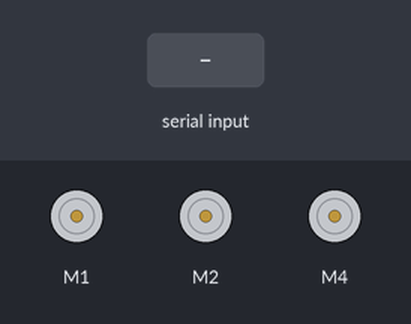
Recording of a sketch running on a simulated Arduino Uno, built with avr-gcc and run on an emulated ATmega328P. On the bench: 3 × DC motor (green arrow = forward, orange = backward, longer = faster). The test bench sets the inputs (shaded band).

Above: at 1.2 s.
1.3 s: "f\n" received over Serial
At 2.3 s:
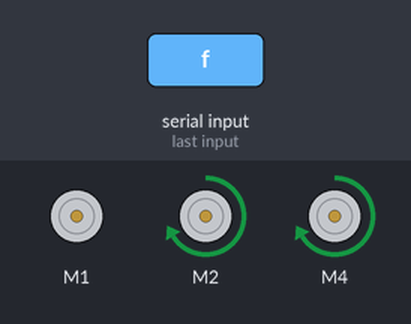
2.8 s: "b\n" received over Serial
At 3.4 s:
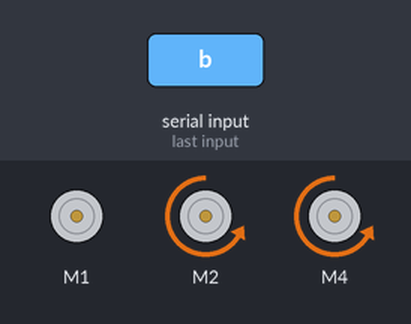
4.3 s: "r\n" received over Serial
At 4.6 s:
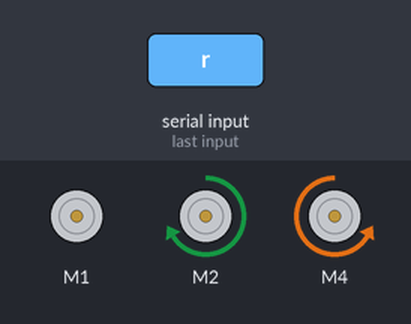
5.8 s: "hu\n" received over Serial
At 6.9 s:
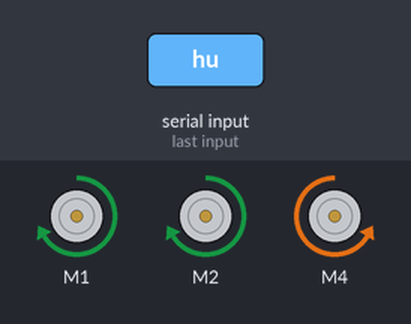
7.3 s: "l\n" received over Serial
At 8.1 s:
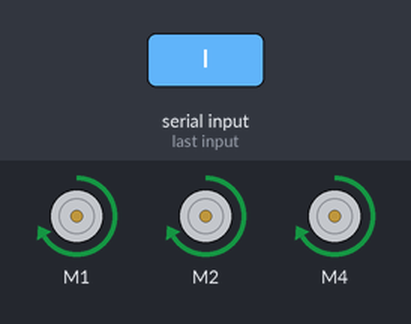
8.8 s: "hd\n" received over Serial
At 9.2 s:
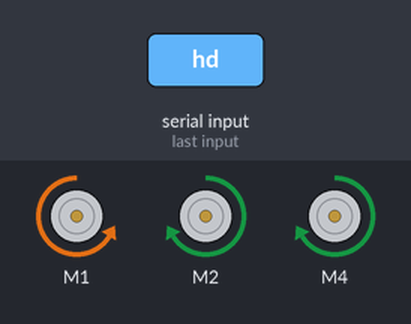
Timing chart, 0 to 11.3 s (numbered marks = the images above; inputs shaded):
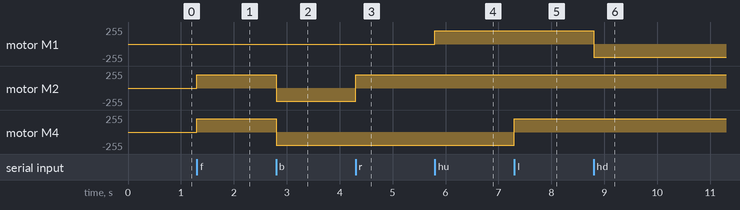

Measured:
- after the input at 1.3 s, motor M2, motor M4: stopped → forward 200/255 at once
- after the input at 2.8 s, motor M2, motor M4: forward 200/255 → backward 200/255 at once
- after the input at 4.3 s, motor M2: backward 200/255 → forward 200/255 at once
- after the input at 5.8 s, motor M1: stopped → forward 200/255 at once
- after the input at 7.3 s, motor M4: backward 200/255 → forward 200/255 at once
- after the input at 8.8 s, motor M1: forward 200/255 → backward 200/255 at once

The sketch:

Forklift.pde
```cpp
// (licence header left out)
#include <AFMotor.h>

#define BUFFERSIZE 256

// ** GENERAL SETTINGS ** - General preference settings
const boolean DEBUGGING = false; // Whether debugging output over serial is on by defauly (can be flipped with 'h' command)
const int ledPin = 13; // LED turns on while running servos
AF_DCMotor lift(1, MOTOR12_1KHZ);
AF_DCMotor left(2, MOTOR12_1KHZ);
AF_DCMotor right(4, MOTOR12_1KHZ);
int motorSpeed = 200; // Default motorSpeed setting. Use a range from 100-255

// No config required for these parameters
char inBytes[BUFFERSIZE]; //Buffer for serial in messages
int serialIndex = 0;
int serialAvail = 0;

void setup() {
  Serial.begin(115200);
  lift.setSpeed(motorSpeed);
  left.setSpeed(motorSpeed);
  right.setSpeed(motorSpeed);
}

// Stop the bot
void stopBot() {
  lift.run(RELEASE);      // stopped
  left.run(RELEASE);      // stopped
  right.run(RELEASE);      // stopped
  digitalWrite(ledPin, LOW);  // Turn the LED off
  if (DEBUGGING) { Serial.println("Stopping all motors."); }
}

// Replies out over serial and handles pausing and flushing the data to deal with Android serial comms
void speak(char* tmpmsg) {
  Serial.print("speak:");
  Serial.println(tmpmsg); // Send the message back out the serial line
}

// Reads serial input if available and parses command when full command has been sent.
void readSerialInput() {
  int offset = serialIndex;
  serialAvail = Serial.available();
  //Read what is available
  for (int i = offset; i < (offset + serialAvail); i++) {
    //Store into buffer.
    inBytes[i] = Serial.read();
    if (DEBUGGING) { Serial.print("Read: "); Serial.println(inBytes[i], HEX); }
    //Check for command end.
    if (inBytes[i] == '\n' || inBytes[i] == ';' || inBytes[i] == '>') { //Use ; when using Serial Monitor
       inBytes[i] = '\0'; //end of string char
       serialIndex = 0;
       if (i > 0)
         performCommand(inBytes);
    }
    else {
      //expecting more of the command to come later.
      ++serialIndex;
    }
  }
}

void performCommand(char* com) {
  if (strcmp(com, "f") == 0) { // Forward
    left.run(FORWARD);
    right.run(FORWARD);
  } else if (strcmp(com, "r") == 0) { // Right
    left.run(FORWARD);
  } else if (strcmp(com, "l") == 0) { // Left
    right.run(FORWARD);
  } else if (strcmp(com, "b") == 0) { // Backward
    left.run(BACKWARD);
    right.run(BACKWARD);
  } else if (strcmp(com, "s") == 0 || strcmp(com, "hs") == 0) { // Stop
    stopBot();
  } else if (strcmp(com, "hu") == 0) { // Lift up
    lift.run(FORWARD);
  } else if (strcmp(com, "hd") == 0) { // Lift down
    lift.run(BACKWARD);
  } else if (strcmp(com, "fr") == 0 || strcmp(com, "fz") == 0 || strcmp(com, "x") == 0) { // Read and print forward facing distance sensor
    //dist = getDistanceSensor(rangePinForward);
    //itoa(dist, msg, 10); // Turn the dist int into a char
    //serialReply("x", msg); // Send the distance out the serial line
  } else if (strcmp(com, "z") == 0) { // Read and print ground facing distance sensor
    //dist = getDistanceSensor(rangePinForwardGround);
    //itoa(dist, msg, 10); // Turn the dist int into a char
    //serialReply("z", msg); // Send the distance out the serial line
  } else if (strcmp(com, "h") == 0) { // Help mode - debugging toggle
    // Print out some basic instructions
    Serial.println("Ready to listen to commands! Try ome of these:");
    Serial.println("f (forward), b (backward), l (left), r (right), s (stop), hu (lift up), hd (lift down), hs (lift stop).");
    Serial.println("Also use numbers 1-9 to adjust motorSpeed (0=slow, 9=fast).");
  } else if (strncmp(com, "w ", 2) == 0 ) {
    //I know the preceeding condition is dodgy but it will change soon
    if (DEBUGGING) { Serial.print("Changing motorSpeed to "); }
    int i = com[2];
    motorSpeed = ((i - 48) * 10) + 120; // Set the motorSpeed multiplier to a range 1-10 from ASCII inputs 0-9
    lift.setSpeed(motorSpeed);
    left.setSpeed(motorSpeed);
    right.setSpeed(motorSpeed);
    //EEPROM.write(EEPROM_motorSpeedMultiplier, motorSpeedMultiplier);
    if (DEBUGGING) { Serial.println(motorSpeed); }
    // Blink the LED to confirm the new motorSpeed setting
    //for(int motorSpeedBlink = 1 ; motorSpeedBlink <= motorSpeedMultiplier; motorSpeedBlink ++) {
      digitalWrite(ledPin, HIGH);   // set the LED on
      delay(100);
      digitalWrite(ledPin, LOW);   // set the LED off
      delay(100);
    //}
  } else {
    speak("Forklift doesn't understand!");
    if (DEBUGGING) {  // Echo unknown command back
      Serial.print("Unknown command: ");
      Serial.println(com);
    }
  }
}

// Main loop running at all times
void loop()
{
  readSerialInput();
}
```
